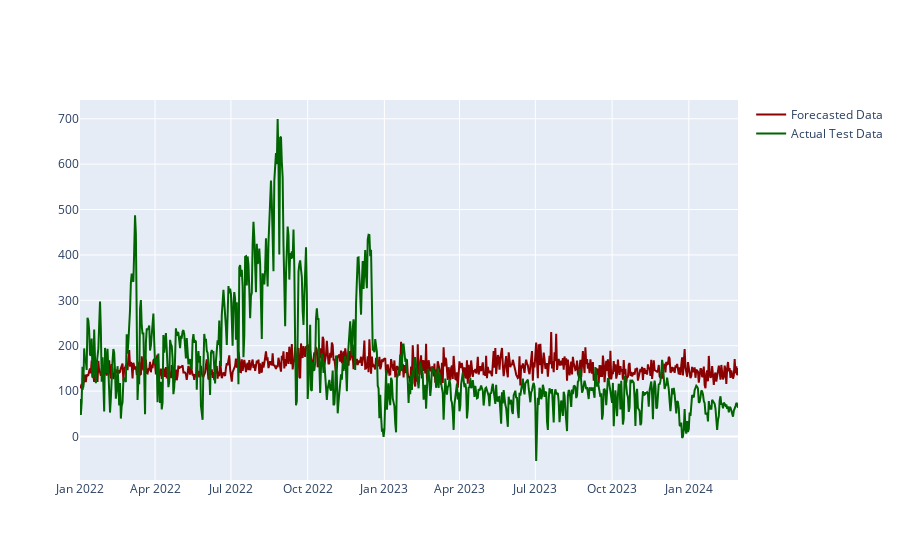

Source (notebook cell):
### Code cell
# Convert 'start' to a timestamp if necessary
start_date = inp['start'].to_timestamp() if hasattr(inp['start'], 'to_timestamp') else pd.Timestamp(inp['start'])

# Generate test period dates
test_start_date = pd.Timestamp(start_date) + pd.Timedelta(days=len(inp_values))
test_dates = pd.date_range(start=test_start_date, periods=PDT, freq='D')


# Update plot traces with the original scale values
forecast_trace = go.Scatter(
    x=test_dates,
    y=forecast_values_original_scale,
    mode='lines',
    name='Forecasted Data',
    line=dict(color='darkred', dash='solid')
)

label_trace = go.Scatter(
    x=test_dates,
    y=label_values_original_scale,
    mode='lines',
    name='Actual Test Data',
    line=dict(color='darkgreen', dash='solid')
)

fig = go.Figure(data=[forecast_trace, label_trace])
fig.show()

# Calculate metrics using original scale values
from sklearn.metrics import mean_squared_error, mean_absolute_error
mse = mean_squared_error(label_values_original_scale, forecast_values_original_scale)
rmse = np.sqrt(mse)
mae = mean_absolute_error(label_values_original_scale, forecast_values_original_scale)

print(f"Mean Squared Error (MSE): {mse}")
print(f"Root Mean Squared Error (RMSE): {rmse}")
print(f"Mean Absolute Error (MAE): {mae}")

### Figure 1 — Plotly figure (JSON) as saved in the notebook; plotly's stock layout.template omitted (floating-point values rounded to 4 significant figures; data arrays with more than 128 entries replaced by an {"elided": "..."} marker saying what was removed)
{"data": [{"line": {"color": "darkred", "dash": "solid"}, "mode": "lines", "name": "Forecasted Data", "type": "scatter", "x": {"elided": "790 str values"}, "y": {"elided": "790 float values"}}, {"line": {"color": "darkgreen", "dash": "solid"}, "mode": "lines", "name": "Actual Test Data", "type": "scatter", "x": {"elided": "790 str values"}, "y": {"elided": "790 float values"}}], "layout": {}}
